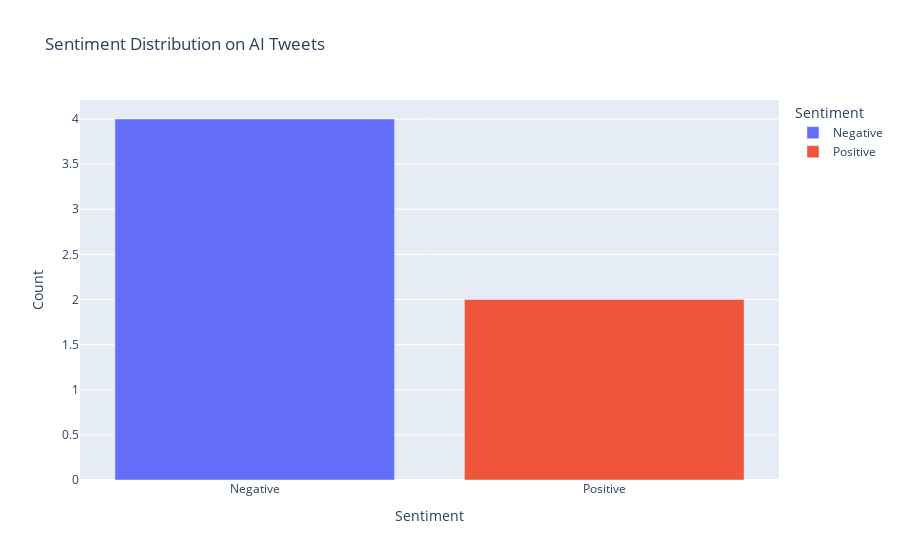
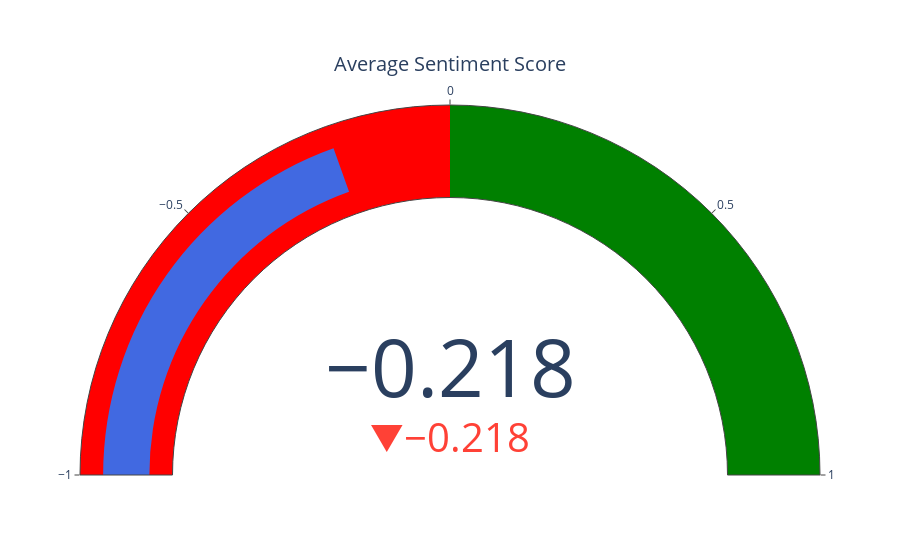

Notebook code cell kept with these figures, in order:
### Code cell
import plotly.graph_objects as go
import plotly.express as px

# Prepare sentiment counts
sentiment_counts = df['Sentiment'].value_counts().reset_index()
sentiment_counts.columns = ['Sentiment', 'Count']  # rename columns properly

# 1️⃣ Bar chart for sentiment distribution
fig_bar = px.bar(sentiment_counts,
                 x='Sentiment', y='Count',
                 title='Sentiment Distribution on AI Tweets',
                 color='Sentiment')

fig_bar.show()

# 2️⃣ Gauge chart for average sentiment
avg_score = df['Score'].mean()

fig_gauge = go.Figure(go.Indicator(
    mode="gauge+number+delta",
    value=avg_score,
    title={'text': "Average Sentiment Score"},
    gauge={'axis': {'range': [-1, 1]},
           'bar': {'color': "royalblue"},
           'steps': [
               {'range': [-1, 0], 'color': "red"},
               {'range': [0, 1], 'color': "green"}]},
    delta={'reference': 0}
))

fig_gauge.show()

### Figure 1 — Plotly figure (JSON) as saved in the notebook; plotly's stock layout.template omitted (floating-point values rounded to 4 significant figures)
{"data": [{"hovertemplate": "Sentiment=%{x}<br>Count=%{y}<extra></extra>", "legendgroup": "Negative", "marker": {"color": "#636efa", "pattern": {"shape": ""}}, "name": "Negative", "orientation": "v", "showlegend": true, "textposition": "auto", "type": "bar", "x": ["Negative"], "xaxis": "x", "y": [4], "yaxis": "y"}, {"hovertemplate": "Sentiment=%{x}<br>Count=%{y}<extra></extra>", "legendgroup": "Positive", "marker": {"color": "#EF553B", "pattern": {"shape": ""}}, "name": "Positive", "orientation": "v", "showlegend": true, "textposition": "auto", "type": "bar", "x": ["Positive"], "xaxis": "x", "y": [2], "yaxis": "y"}], "layout": {"barmode": "relative", "legend": {"title": {"text": "Sentiment"}, "tracegroupgap": 0}, "title": {"text": "Sentiment Distribution on AI Tweets"}, "xaxis": {"anchor": "y", "categoryarray": ["Negative", "Positive"], "categoryorder": "array", "domain": [0, 1], "title": {"text": "Sentiment"}}, "yaxis": {"anchor": "x", "domain": [0, 1], "title": {"text": "Count"}}}}

### Figure 2 — Plotly figure (JSON) as saved in the notebook; plotly's stock layout.template omitted (floating-point values rounded to 4 significant figures)
{"data": [{"delta": {"reference": 0}, "gauge": {"axis": {"range": [-1, 1]}, "bar": {"color": "royalblue"}, "steps": [{"color": "red", "range": [-1, 0]}, {"color": "green", "range": [0, 1]}]}, "mode": "gauge+number+delta", "title": {"text": "Average Sentiment Score"}, "type": "indicator", "value": -0.218}], "layout": {}}
